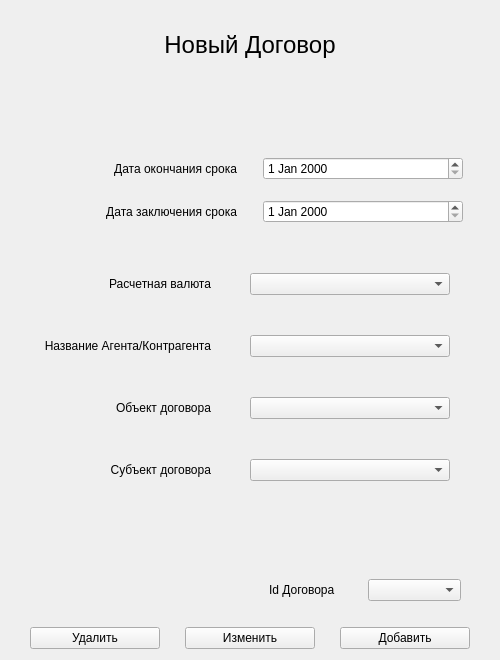
<?xml version="1.0" encoding="UTF-8"?>
<ui version="4.0">
 <class>NewTreaty</class>
 <widget class="QWidget" name="NewTreaty">
  <property name="geometry">
   <rect>
    <x>0</x>
    <y>0</y>
    <width>500</width>
    <height>660</height>
   </rect>
  </property>
  <property name="windowTitle">
   <string>Form</string>
  </property>
  <layout class="QGridLayout" name="gridLayout_3">
   <item row="0" column="0">
    <spacer name="verticalSpacer_4">
     <property name="orientation">
      <enum>Qt::Vertical</enum>
     </property>
     <property name="sizeType">
      <enum>QSizePolicy::Minimum</enum>
     </property>
     <property name="sizeHint" stdset="0">
      <size>
       <width>20</width>
       <height>20</height>
      </size>
     </property>
    </spacer>
   </item>
   <item row="1" column="0">
    <widget class="QLabel" name="label_7">
     <property name="font">
      <font>
       <pointsize>18</pointsize>
      </font>
     </property>
     <property name="text">
      <string>Новый Договор</string>
     </property>
     <property name="alignment">
      <set>Qt::AlignCenter</set>
     </property>
    </widget>
   </item>
   <item row="2" column="0">
    <spacer name="verticalSpacer_3">
     <property name="orientation">
      <enum>Qt::Vertical</enum>
     </property>
     <property name="sizeHint" stdset="0">
      <size>
       <width>20</width>
       <height>40</height>
      </size>
     </property>
    </spacer>
   </item>
   <item row="3" column="0">
    <layout class="QGridLayout" name="gridLayout_2">
     <property name="verticalSpacing">
      <number>50</number>
     </property>
     <item row="0" column="0">
      <layout class="QHBoxLayout" name="horizontalLayout_2">
       <item>
        <layout class="QVBoxLayout" name="verticalLayout_2">
         <property name="spacing">
          <number>20</number>
         </property>
         <item>
          <widget class="QLabel" name="label">
           <property name="minimumSize">
            <size>
             <width>200</width>
             <height>0</height>
            </size>
           </property>
           <property name="maximumSize">
            <size>
             <width>200</width>
             <height>16777215</height>
            </size>
           </property>
           <property name="text">
            <string>Дата окончания срока</string>
           </property>
           <property name="alignment">
            <set>Qt::AlignRight|Qt::AlignTrailing|Qt::AlignVCenter</set>
           </property>
          </widget>
         </item>
         <item>
          <widget class="QLabel" name="label_2">
           <property name="minimumSize">
            <size>
             <width>200</width>
             <height>0</height>
            </size>
           </property>
           <property name="maximumSize">
            <size>
             <width>200</width>
             <height>16777215</height>
            </size>
           </property>
           <property name="text">
            <string>Дата заключения срока</string>
           </property>
           <property name="alignment">
            <set>Qt::AlignRight|Qt::AlignTrailing|Qt::AlignVCenter</set>
           </property>
          </widget>
         </item>
        </layout>
       </item>
       <item>
        <layout class="QVBoxLayout" name="verticalLayout">
         <property name="spacing">
          <number>20</number>
         </property>
         <item>
          <widget class="QDateEdit" name="dateEdit">
           <property name="minimumSize">
            <size>
             <width>200</width>
             <height>0</height>
            </size>
           </property>
           <property name="maximumSize">
            <size>
             <width>200</width>
             <height>16777215</height>
            </size>
           </property>
          </widget>
         </item>
         <item>
          <widget class="QDateEdit" name="dateEdit_2">
           <property name="minimumSize">
            <size>
             <width>200</width>
             <height>0</height>
            </size>
           </property>
           <property name="maximumSize">
            <size>
             <width>200</width>
             <height>16777215</height>
            </size>
           </property>
          </widget>
         </item>
        </layout>
       </item>
      </layout>
     </item>
     <item row="1" column="0">
      <layout class="QGridLayout" name="gridLayout">
       <property name="verticalSpacing">
        <number>40</number>
       </property>
       <item row="0" column="0">
        <layout class="QHBoxLayout" name="horizontalLayout_4">
         <item>
          <widget class="QLabel" name="label_4">
           <property name="minimumSize">
            <size>
             <width>200</width>
             <height>0</height>
            </size>
           </property>
           <property name="maximumSize">
            <size>
             <width>200</width>
             <height>16777215</height>
            </size>
           </property>
           <property name="text">
            <string>Расчетная валюта</string>
           </property>
           <property name="alignment">
            <set>Qt::AlignRight|Qt::AlignTrailing|Qt::AlignVCenter</set>
           </property>
          </widget>
         </item>
         <item>
          <spacer name="horizontalSpacer_8">
           <property name="orientation">
            <enum>Qt::Horizontal</enum>
           </property>
           <property name="sizeHint" stdset="0">
            <size>
             <width>40</width>
             <height>20</height>
            </size>
           </property>
          </spacer>
         </item>
         <item>
          <widget class="QComboBox" name="comboBoxCurrencyContract">
           <property name="minimumSize">
            <size>
             <width>200</width>
             <height>0</height>
            </size>
           </property>
           <property name="maximumSize">
            <size>
             <width>200</width>
             <height>16777215</height>
            </size>
           </property>
          </widget>
         </item>
         <item>
          <spacer name="horizontalSpacer_9">
           <property name="orientation">
            <enum>Qt::Horizontal</enum>
           </property>
           <property name="sizeHint" stdset="0">
            <size>
             <width>40</width>
             <height>20</height>
            </size>
           </property>
          </spacer>
         </item>
        </layout>
       </item>
       <item row="1" column="0">
        <layout class="QHBoxLayout" name="horizontalLayout_3">
         <item>
          <widget class="QLabel" name="label_3">
           <property name="minimumSize">
            <size>
             <width>200</width>
             <height>0</height>
            </size>
           </property>
           <property name="maximumSize">
            <size>
             <width>200</width>
             <height>16777215</height>
            </size>
           </property>
           <property name="text">
            <string>Название Агента/Контрагента</string>
           </property>
           <property name="alignment">
            <set>Qt::AlignRight|Qt::AlignTrailing|Qt::AlignVCenter</set>
           </property>
          </widget>
         </item>
         <item>
          <spacer name="horizontalSpacer_6">
           <property name="orientation">
            <enum>Qt::Horizontal</enum>
           </property>
           <property name="sizeHint" stdset="0">
            <size>
             <width>40</width>
             <height>20</height>
            </size>
           </property>
          </spacer>
         </item>
         <item>
          <widget class="QComboBox" name="comboBoxContragentsIdContr">
           <property name="minimumSize">
            <size>
             <width>200</width>
             <height>0</height>
            </size>
           </property>
           <property name="maximumSize">
            <size>
             <width>200</width>
             <height>16777215</height>
            </size>
           </property>
          </widget>
         </item>
         <item>
          <spacer name="horizontalSpacer_7">
           <property name="orientation">
            <enum>Qt::Horizontal</enum>
           </property>
           <property name="sizeHint" stdset="0">
            <size>
             <width>40</width>
             <height>20</height>
            </size>
           </property>
          </spacer>
         </item>
        </layout>
       </item>
       <item row="2" column="0">
        <layout class="QHBoxLayout" name="horizontalLayout_5">
         <item>
          <widget class="QLabel" name="label_5">
           <property name="minimumSize">
            <size>
             <width>200</width>
             <height>0</height>
            </size>
           </property>
           <property name="maximumSize">
            <size>
             <width>200</width>
             <height>16777215</height>
            </size>
           </property>
           <property name="text">
            <string>Объект договора</string>
           </property>
           <property name="alignment">
            <set>Qt::AlignRight|Qt::AlignTrailing|Qt::AlignVCenter</set>
           </property>
          </widget>
         </item>
         <item>
          <spacer name="horizontalSpacer_2">
           <property name="orientation">
            <enum>Qt::Horizontal</enum>
           </property>
           <property name="sizeHint" stdset="0">
            <size>
             <width>40</width>
             <height>20</height>
            </size>
           </property>
          </spacer>
         </item>
         <item>
          <widget class="QComboBox" name="comboBoxObjectsIdObj">
           <property name="minimumSize">
            <size>
             <width>200</width>
             <height>0</height>
            </size>
           </property>
           <property name="maximumSize">
            <size>
             <width>200</width>
             <height>16777215</height>
            </size>
           </property>
          </widget>
         </item>
         <item>
          <spacer name="horizontalSpacer_3">
           <property name="orientation">
            <enum>Qt::Horizontal</enum>
           </property>
           <property name="sizeHint" stdset="0">
            <size>
             <width>40</width>
             <height>20</height>
            </size>
           </property>
          </spacer>
         </item>
        </layout>
       </item>
       <item row="3" column="0">
        <layout class="QHBoxLayout" name="horizontalLayout_6">
         <item>
          <widget class="QLabel" name="label_6">
           <property name="minimumSize">
            <size>
             <width>200</width>
             <height>0</height>
            </size>
           </property>
           <property name="maximumSize">
            <size>
             <width>200</width>
             <height>16777215</height>
            </size>
           </property>
           <property name="text">
            <string>Субъект договора</string>
           </property>
           <property name="alignment">
            <set>Qt::AlignRight|Qt::AlignTrailing|Qt::AlignVCenter</set>
           </property>
          </widget>
         </item>
         <item>
          <spacer name="horizontalSpacer_4">
           <property name="orientation">
            <enum>Qt::Horizontal</enum>
           </property>
           <property name="sizeHint" stdset="0">
            <size>
             <width>40</width>
             <height>20</height>
            </size>
           </property>
          </spacer>
         </item>
         <item>
          <widget class="QComboBox" name="comboBoxSubjectsIdSubj">
           <property name="minimumSize">
            <size>
             <width>200</width>
             <height>0</height>
            </size>
           </property>
           <property name="maximumSize">
            <size>
             <width>200</width>
             <height>16777215</height>
            </size>
           </property>
          </widget>
         </item>
         <item>
          <spacer name="horizontalSpacer_5">
           <property name="orientation">
            <enum>Qt::Horizontal</enum>
           </property>
           <property name="sizeHint" stdset="0">
            <size>
             <width>40</width>
             <height>20</height>
            </size>
           </property>
          </spacer>
         </item>
        </layout>
       </item>
      </layout>
     </item>
    </layout>
   </item>
   <item row="4" column="0">
    <spacer name="verticalSpacer">
     <property name="orientation">
      <enum>Qt::Vertical</enum>
     </property>
     <property name="sizeHint" stdset="0">
      <size>
       <width>20</width>
       <height>40</height>
      </size>
     </property>
    </spacer>
   </item>
   <item row="5" column="0">
    <layout class="QHBoxLayout" name="horizontalLayout">
     <item>
      <spacer name="horizontalSpacer">
       <property name="orientation">
        <enum>Qt::Horizontal</enum>
       </property>
       <property name="sizeHint" stdset="0">
        <size>
         <width>40</width>
         <height>20</height>
        </size>
       </property>
      </spacer>
     </item>
     <item>
      <widget class="QLabel" name="label_8">
       <property name="minimumSize">
        <size>
         <width>93</width>
         <height>0</height>
        </size>
       </property>
       <property name="maximumSize">
        <size>
         <width>93</width>
         <height>16777215</height>
        </size>
       </property>
       <property name="text">
        <string>Id Договора</string>
       </property>
      </widget>
     </item>
     <item>
      <widget class="QComboBox" name="comboBoxId">
       <property name="minimumSize">
        <size>
         <width>93</width>
         <height>0</height>
        </size>
       </property>
       <property name="maximumSize">
        <size>
         <width>93</width>
         <height>16777215</height>
        </size>
       </property>
      </widget>
     </item>
     <item>
      <spacer name="horizontalSpacer_10">
       <property name="orientation">
        <enum>Qt::Horizontal</enum>
       </property>
       <property name="sizeType">
        <enum>QSizePolicy::Minimum</enum>
       </property>
       <property name="sizeHint" stdset="0">
        <size>
         <width>28</width>
         <height>20</height>
        </size>
       </property>
      </spacer>
     </item>
    </layout>
   </item>
   <item row="6" column="0">
    <spacer name="verticalSpacer_2">
     <property name="orientation">
      <enum>Qt::Vertical</enum>
     </property>
     <property name="sizeType">
      <enum>QSizePolicy::Minimum</enum>
     </property>
     <property name="sizeHint" stdset="0">
      <size>
       <width>20</width>
       <height>20</height>
      </size>
     </property>
    </spacer>
   </item>
   <item row="7" column="0">
    <layout class="QHBoxLayout" name="horizontalLayout_7">
     <item>
      <widget class="QPushButton" name="pushButton_3">
       <property name="minimumSize">
        <size>
         <width>130</width>
         <height>0</height>
        </size>
       </property>
       <property name="maximumSize">
        <size>
         <width>130</width>
         <height>16777215</height>
        </size>
       </property>
       <property name="text">
        <string>Удалить</string>
       </property>
      </widget>
     </item>
     <item>
      <widget class="QPushButton" name="pushButton_2">
       <property name="minimumSize">
        <size>
         <width>130</width>
         <height>0</height>
        </size>
       </property>
       <property name="maximumSize">
        <size>
         <width>130</width>
         <height>16777215</height>
        </size>
       </property>
       <property name="text">
        <string>Изменить</string>
       </property>
      </widget>
     </item>
     <item>
      <widget class="QPushButton" name="pushButton">
       <property name="minimumSize">
        <size>
         <width>130</width>
         <height>0</height>
        </size>
       </property>
       <property name="maximumSize">
        <size>
         <width>130</width>
         <height>16777215</height>
        </size>
       </property>
       <property name="text">
        <string>Добавить</string>
       </property>
      </widget>
     </item>
    </layout>
   </item>
  </layout>
 </widget>
 <resources/>
 <connections/>
</ui>
